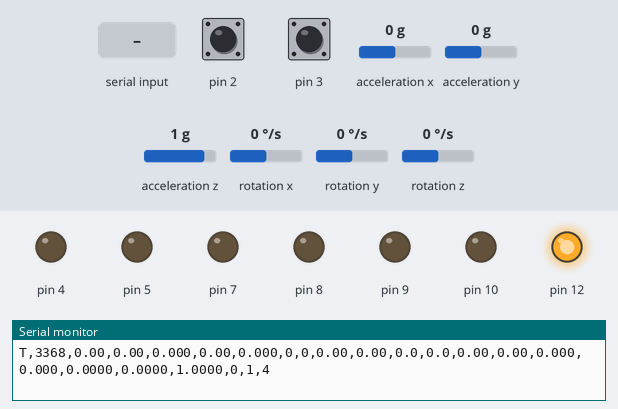
A sketch run on a simulated Arduino Uno, built with avr-gcc and run on an emulated ATmega328P. On the bench: output pins drawn as LEDs (lit = HIGH), the last lines printed to the serial monitor. Wiring (inferred from the names in the program): MPU-9250 motion sensor at I2C address 0x68; MPU-9250 motion sensor at I2C address 0x69. The inputs (shaded band) are chosen by the test bench; at power-on: pin 2 HIGH, pin 3 HIGH, acceleration x 0 g, acceleration y 0 g, acceleration z 1 g, rotation x 0 °/s, rotation y 0 °/s, rotation z 0 °/s.

Above: at 3.4 s.
3.5 s: "REVERSE:1\n" received over Serial
At 3.66 s:
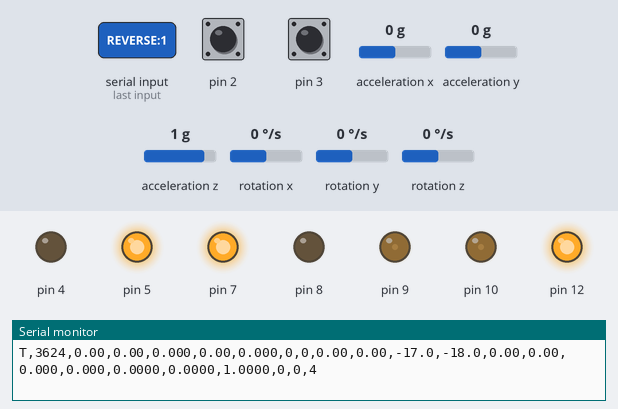
5.5 s: "FORWARD:1\n" received over Serial
At 5.66 s:
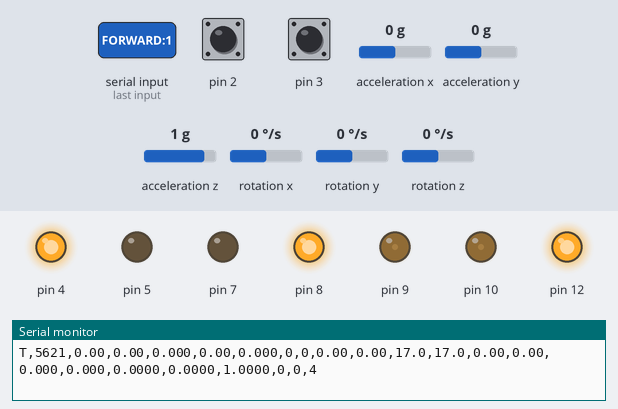
7.5 s: "LEFT:150\n" received over Serial
At 7.66 s:
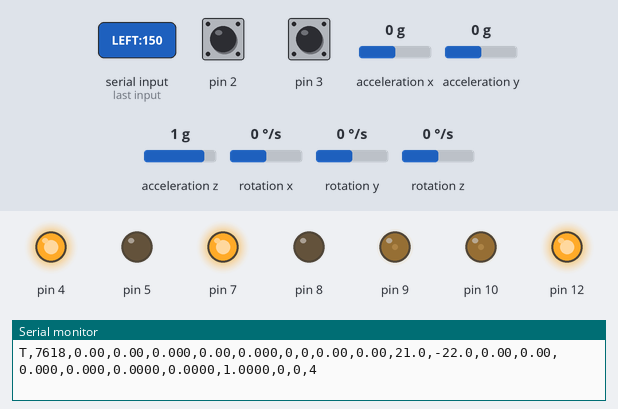
9.5 s: "RIGHT\n" received over Serial
At 9.66 s:
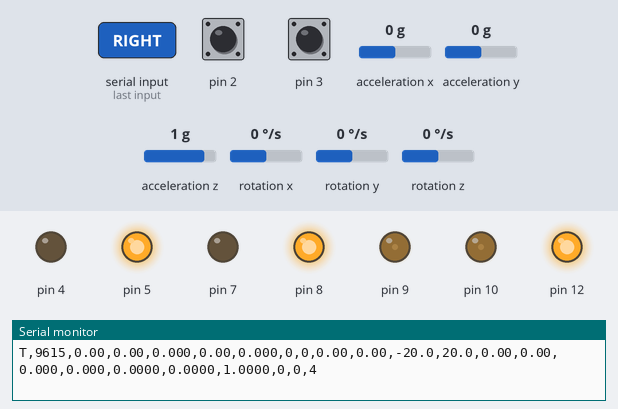
Timing chart, 0 to 12.5 s (numbered marks = the images above; inputs shaded):
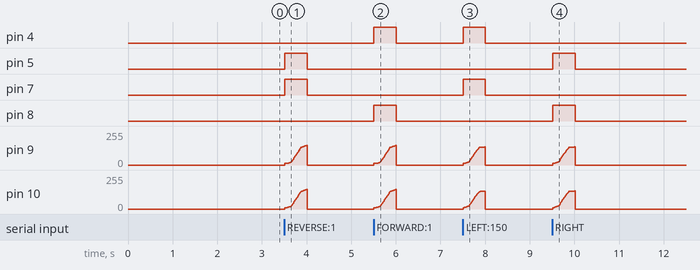

Measured:
- after the input at 3.5 s, pin 5, pin 7: LOW → HIGH at once, → LOW 0.50 s later; pin 9, pin 10: rises from 0/255 to 147/255 in 0.49 s, then falls to 0/255 in 0.01 s
- after the input at 5.5 s, pin 4, pin 8: LOW → HIGH at once, → LOW 0.50 s later; pin 9, pin 10: rises from 0/255 to 147/255 in 0.49 s, then falls to 0/255 in 0.01 s
- after the input at 7.5 s, pin 4, pin 7: LOW → HIGH at once, → LOW 0.50 s later; pin 9: rises from 0/255 to 136/255 in 0.48 s, then falls to 0/255 in 0.02 s; pin 10: rises from 0/255 to 135/255 in 0.47 s, then falls to 0/255 in 0.03 s
- after the input at 9.5 s, pin 5, pin 8: LOW → HIGH at once, → LOW 0.50 s later; pin 9: rises from 0/255 to 136/255 in 0.48 s, then falls to 0/255 in 0.02 s; pin 10: rises from 0/255 to 136/255 in 0.49 s, then falls to 0/255 in 0.01 s

The sketch:

arduino_mini_base_controller.ino
```cpp
/*
  mini ROS2 low-level base controller

  Hardware:
  - Arduino Uno
  - TB6612FNG dual H-bridge (Zhangyue custom board) driving two DC gearmotors
  - Two quadrature encoders
  - MPU9250 / MPU9255 / MPU6500 on I2C (auto-detected)

  This is the two-wheel differential sibling of arduino_ros2_base_controller
  (four wheels, QGPMaker shield, MPU6050). The serial protocol, control
  structure and safety behaviour are deliberately the same so the ROS 2 side
  is a straight port; the differences are the motor driver, the wheel count
  and the IMU driver.

  Responsibility split:
  - Arduino: 100 Hz encoder/IMU acquisition, two independent wheel-speed PID
    loops, odometry integration, command watchdog and latched emergency stop.
  - Raspberry Pi 4B: ROS2 serial bridge, /cmd_vel, /odom, /imu/data,
    /joint_states.
  - Ubuntu workstation: RViz, SLAM Toolbox, Nav2, costmaps, planner and
    Regulated Pure Pursuit controller.

  Firmware layout (Arduino IDE/arduino-cli compile every .cpp/.h in this
  folder as one sketch, no separate library and no sketchbook setting needed):
    MiniRobotPins.h       pin map and motor indexing        } shared, kept
    MiniRobotGeometry.h   wheel size, counts/rev, body       } byte-identical
                            layout, commissioning signs      }
    MiniRobotMotors.h/.cpp  TB6612FNG channels, 31 kHz PWM  } with
    MiniRobotEncoders.h/.cpp  quadrature ISRs, atomic reads } the calibration
                                                           } sketch's copies
    Config.h          timing, drive limits, feed-forward fit
    Types.h           WheelPID fractional-order PID
    Imu.h/.cpp         MPU/AK8963 driver + Mahony 6/9-axis sensor fusion
    MotorControl.h/.cpp  drive kinematics, PID loop, odometry, watchdog/e-stop
    Sweep.h/.cpp       blocking open-loop PWM sweep (feed-forward calibration)
    CommandParser.h/.cpp  serial line protocol
    Telemetry.h/.cpp   the 20 Hz 'T,...' telemetry line
    arduino_mini_base_controller.ino  setup()/loop() only

  ROS coordinate convention (REP-103), shared with the Pi:
  - +X forward, and FORWARD IS THE LiDAR END
  - +Y to port
  - +yaw counter-clockwise

  The firmware used to call the opposite end forward and let the Pi rotate
  every x/y quantity by 180 degrees on the way past. It does not any more:
  one frame, defined once, in MiniRobotGeometry.h.

  Serial settings:
  - 115200 baud, 8-N-1
  - Commands are ASCII lines terminated by \n, \r or ':'

  Main command:
    VEL,<linear_mm_s>,<angular_deg_s>

  Test aliases and maintenance commands:
    FORWARD,<speed_mm_s>          drive towards the LiDAR end
    REVERSE,<speed_mm_s>
    LEFT,<angular_deg_s>          turn counter-clockwise in place
    RIGHT,<angular_deg_s>         turn clockwise in place
    STOP
    ESTOP
    CLEAR_ESTOP
    RESET_ODOM
    ZERO_YAW
    CAL_IMU
    MAG,<0|1>
    IMU
    CFG
    PID,<kp>,<ki>,<kd>[,<lambda>,<mu>]
    PIDM,<motor_1_to_2>,<kp>,<ki>,<kd>[,<lambda>,<mu>]
    SWEEP,<motor_1_to_2>,<pwm_step_1_to_50>,<dwell_ms_min_100>[,R]
    PING

  Motor numbering: 1 = TB6612 channel A, 2 = channel B. That is all a motor
  number means -- which side of the robot each one drives is stated once, in
  WHEEL_Y_SIGN (MiniRobotGeometry.h), and nowhere else.

  Wheel speed loops are fractional-order PID (PI^lambda D^mu). lambda/mu
  default to 1.0 (classic PID) when omitted from PID/PIDM.

  Telemetry at 20 Hz (23 comma-separated fields):
    T,time_ms,x_mm,y_mm,yaw_deg,vx_mm_s,wz_deg_s,
      tick_m1,tick_m2,
      speed_m1,speed_m2,
      pwm_m1,pwm_m2,
      roll_deg,pitch_deg,
      gx_deg_s,gy_deg_s,
      ax_g,ay_g,az_g,
      estop,watchdog,status

  yaw_deg/wz_deg_s are the heading the pose was integrated along: the IMU's
  when one is fitted, encoder-derived when one is not. 'status' is a bitmask:
  bit0 motor 1 stalled, bit1 motor 2 stalled, bit2 IMU present, bit3
  magnetometer fusion on.

  Calibration output from SWEEP (ignored by the ROS bridge):
    C,<motor>,<F|R>,<pwm>,<measured_mm_s>

  WIRING
  ------------------------------------------------------------
  TB6612FNG            Uno
    PWMA (motor 1)     D10
    AIN1 (motor 1)     D5
    AIN2 (motor 1)     D4
    PWMB (motor 2)     D9
    BIN1 (motor 2)     D7
    BIN2 (motor 2)     D8
    STBY               D12
    VM                 motor battery +
    VCC                5V
    GND                GND (common with battery ground)

  Encoders             Uno
    Motor 1 channel A  D2   (INT0)
    Motor 1 channel B  D6
    Motor 2 channel A  D3   (INT1)
    Motor 2 channel B  D11

  MPU9250/9255/6500    Uno
    VCC                3.3V or 5V, per your module
    GND                GND
    SDA                A4
    SCL                A5
*/

#include "Config.h"
#include "MotorControl.h"
#include "Imu.h"
#include "CommandParser.h"
#include "Telemetry.h"

static uint32_t lastControlMs = 0;
static uint32_t lastTelemetryMs = 0;

// One-time init: TB6612 outputs at ~31 kHz PWM, encoder interrupts, per-wheel
// PID gains, I2C at 400 kHz, and IMU startup calibration (the robot must be
// still).
void setup() {
  Serial.begin(SERIAL_BAUD);

  motorControlBegin();

  delay(IMU_STARTUP_SETTLE_MS);
  if (!imuBegin()) {
    // No IMU. The robot still has a heading source -- the difference between
    // the two wheel distances -- so it drives, maps and navigates on encoder
    // odometry alone, drifting faster wherever a wheel can slip. Telemetry
    // says so in every line (status bit 2 clear) rather than leaving a host to
    // wonder why yaw looks noisy.
    //
    // Set REQUIRE_IMU (Config.h) to make this fatal again: a latched e-stop
    // and a robot that will not move without its gyro.
    Serial.println(F("ERR,NO_IMU_DETECTED"));
    if (REQUIRE_IMU) {
      Serial.println(F("ERR,IMU_REQUIRED,ESTOP_LATCHED"));
      emergencyStopLatched = true;
    } else {
      Serial.println(F("INFO,HEADING_SOURCE,ENCODERS"));
    }
  }

  releaseAllMotors();
  resetEncoderDeltas();
  zeroYaw();
  armCommandWatchdog();

  lastControlMs = millis();
  lastTelemetryMs = millis();
  printReady();
}

// Main loop: poll serial every pass; run IMU acquisition + control at 100 Hz
// and telemetry at 20 Hz off millis() schedules.
void loop() {
  readSerialCommands();

  const uint32_t now = millis();
  if (now - lastControlMs >= CONTROL_PERIOD_MS) {
    // Use the true elapsed time, clamped so a hiccup can't blow up the
    // integrator or derivative.
    float dt = (now - lastControlMs) * 0.001f;
    lastControlMs = now;
    dt = constrain(dt, CONTROL_DT_MIN_S, CONTROL_DT_MAX_S);

    if (mpuFound) updateIMU();
    updateControl(dt);
  }

  if (now - lastTelemetryMs >= TELEMETRY_PERIOD_MS) {
    lastTelemetryMs = now;
    publishTelemetry();
  }
}
```

CommandParser.cpp
```cpp
#include "CommandParser.h"

#include <math.h>
#include <stdlib.h>
#include <string.h>

#include "Config.h"
#include "Imu.h"
#include "MotorControl.h"
#include "Sweep.h"

static char commandBuffer[COMMAND_BUFFER_SIZE];
static uint8_t commandLength = 0;

// Report the constants this binary was compiled with.
//
// Nothing else on the wire can tell a host whether the board is running the
// sketch that is currently on disk. Telemetry looks identical either way, and
// this robot has now lost time twice to a source tree that had been fixed and a
// board that had not been reflashed -- the second time a stale ENCODER_SIGN
// pinned a wheel at full duty while the fixed source said it could not happen.
// A host that reads this line can refuse to give advice computed from constants
// the robot is not actually using.
//
// The signs are int8_t, which is 'signed char': printing one directly emits a
// character, not a number, so they are cast to int.
static void printBuildConfig() {
  Serial.print(F("INFO,CFG,counts="));
  Serial.print(MEASURED_COUNTS_PER_REV[MOTOR_1], 1);
  Serial.print('/');
  Serial.print(MEASURED_COUNTS_PER_REV[MOTOR_2], 1);
  Serial.print(F(",dia="));
  Serial.print(WHEEL_DIAMETER_MM, 2);
  Serial.print(F(",track="));
  Serial.print(TRACK_WIDTH_MM, 1);
  Serial.print(F(",maxlin="));
  Serial.print(MAX_LINEAR_MM_S, 1);
  Serial.print(F(",maxang="));
  Serial.print(MAX_ANGULAR_DEG_S, 1);
  Serial.print(F(",maxwheel="));
  Serial.print(MAX_WHEEL_MM_S, 1);
  Serial.print(F(",maxpwm="));
  Serial.print((int)MAX_DRIVE_PWM);
  Serial.print(F(",enc="));
  Serial.print((int)ENCODER_SIGN[MOTOR_1]);
  Serial.print('/');
  Serial.print((int)ENCODER_SIGN[MOTOR_2]);
  Serial.print(F(",mot="));
  Serial.print((int)MOTOR_DIRECTION_SIGN[MOTOR_1]);
  Serial.print('/');
  Serial.print((int)MOTOR_DIRECTION_SIGN[MOTOR_2]);
  // Which side of the body each motor drives, so a host can check the one
  // constant that decides whether a turn command turns the right way.
  Serial.print(F(",ysign="));
  Serial.print((int)WHEEL_Y_SIGN[MOTOR_1]);
  Serial.print('/');
  Serial.println((int)WHEEL_Y_SIGN[MOTOR_2]);
}

// Parse and execute one complete command line (see the top-of-sketch comment
// for the command set). Tokenizes in place with strtok_r and replies with
// ACK/ERR.
static void processCommand(char *line) {
  char *savePtr = NULL;
  char *command = strtok_r(line, ",", &savePtr);
  if (command == NULL) return;

  // Make command comparison case insensitive.
  for (char *p = command; *p; ++p) {
    if (*p >= 'a' && *p <= 'z') *p = *p - ('a' - 'A');
  }

  if (strcmp(command, "VEL") == 0) {
    char *linearText = strtok_r(NULL, ",", &savePtr);
    char *angularText = strtok_r(NULL, ",", &savePtr);
    if (linearText && angularText && !emergencyStopLatched) {
      setVelocityCommand(atof(linearText), atof(angularText));
      Serial.println(F("ACK,VEL"));
    } else if (emergencyStopLatched) {
      Serial.println(F("ERR,ESTOP_LATCHED"));
    } else {
      Serial.println(F("ERR,VEL_FORMAT"));
    }
  }
  else if (strcmp(command, "FORWARD") == 0 || strcmp(command, "REVERSE") == 0 ||
           strcmp(command, "LEFT") == 0 || strcmp(command, "RIGHT") == 0) {
    // The four bare test aliases, for driving the board by hand from a serial
    // terminal. FORWARD/REVERSE are linear towards and away from the LiDAR
    // end; LEFT/RIGHT are in-place rotation, counter-clockwise and clockwise.
    // They answer ACK/ERR like everything else, so a command swallowed by a
    // latched e-stop does not look identical to one that worked.
    char *value = strtok_r(NULL, ",", &savePtr);
    if (emergencyStopLatched) {
      Serial.println(F("ERR,ESTOP_LATCHED"));
    } else {
      const bool linear = (strcmp(command, "FORWARD") == 0 || strcmp(command, "REVERSE") == 0);
      const bool negative = (strcmp(command, "REVERSE") == 0 || strcmp(command, "RIGHT") == 0);
      const float magnitude = value ? fabs(atof(value))
                                    : (linear ? DEFAULT_TEST_LINEAR_MM_S : DEFAULT_TEST_ANGULAR_DEG_S);
      const float signedValue = negative ? -magnitude : magnitude;
      if (linear) setVelocityCommand(signedValue, 0.0f);
      else setVelocityCommand(0.0f, signedValue);
      Serial.print(F("ACK,"));
      Serial.println(command);
    }
  }
  else if (strcmp(command, "STOP") == 0) {
    stopCommand(false);
    refreshCommandWatchdog();
    Serial.println(F("ACK,STOP"));
  }
  else if (strcmp(command, "ESTOP") == 0) {
    emergencyStopLatched = true;
    stopCommand(true);
    Serial.println(F("ACK,ESTOP_LATCHED"));
  }
  else if (strcmp(command, "CLEAR_ESTOP") == 0) {
    emergencyStopLatched = false;
    stopCommand(false);
    refreshCommandWatchdog();
    Serial.println(F("ACK,ESTOP_CLEARED"));
  }
  else if (strcmp(command, "RESET_ODOM") == 0) {
    stopCommand(false);
    resetOdometry();
    Serial.println(F("ACK,ODOM_RESET"));
  }
  else if (strcmp(command, "ZERO_YAW") == 0) {
    zeroYaw();
    Serial.println(F("ACK,YAW_ZEROED"));
  }
  else if (strcmp(command, "CAL_IMU") == 0) {
    stopCommand(true);
    Serial.println(F("INFO,KEEP_ROBOT_STILL_CALIBRATING_IMU"));
    calibrateGyro();
    reinitFusion();
    zeroYaw();
    Serial.println(F("ACK,IMU_CALIBRATED"));
  }
  else if (strcmp(command, "MAG") == 0) {
    char *value = strtok_r(NULL, ",", &savePtr);
    const bool wanted = value && atoi(value) != 0;
    if (wanted && !magnetometerPresent) {
      Serial.println(F("ERR,NO_MAGNETOMETER"));
    } else {
      useMagnetometer = wanted;
      // Yaw meaning changes (absolute vs relative), so rebuild the filter.
      reinitFusion();
      zeroYaw();
      printImuInfo();
      Serial.println(F("ACK,MAG"));
    }
  }
  else if (strcmp(command, "IMU") == 0) {
    printImuInfo();
  }
  else if (strcmp(command, "CFG") == 0) {
    printBuildConfig();
  }
  else if (strcmp(command, "PID") == 0) {
    char *pText = strtok_r(NULL, ",", &savePtr);
    char *iText = strtok_r(NULL, ",", &savePtr);
    char *dText = strtok_r(NULL, ",", &savePtr);
    char *lamText = strtok_r(NULL, ",", &savePtr);
    char *muText = strtok_r(NULL, ",", &savePtr);
    if (pText && iText && dText) {
      const float kp = atof(pText);
      const float ki = atof(iText);
      const float kd = atof(dText);
      const float lambda = lamText ? atof(lamText) : 1.0f;
      const float mu = muText ? atof(muText) : 1.0f;
      for (uint8_t i = 0; i < MOTOR_COUNT; ++i) wheelPID[i].configure(kp, ki, kd, lambda, mu);
      Serial.println(F("ACK,PID_ALL"));
    } else {
      Serial.println(F("ERR,PID_FORMAT"));
    }
  }
  else if (strcmp(command, "PIDM") == 0) {
    char *motorText = strtok_r(NULL, ",", &savePtr);
    char *pText = strtok_r(NULL, ",", &savePtr);
    char *iText = strtok_r(NULL, ",", &savePtr);
    char *dText = strtok_r(NULL, ",", &savePtr);
    char *lamText = strtok_r(NULL, ",", &savePtr);
    char *muText = strtok_r(NULL, ",", &savePtr);
    const int index = motorText ? atoi(motorText) - 1 : -1;
    if (index >= 0 && index < MOTOR_COUNT && pText && iText && dText) {
      const float lambda = lamText ? atof(lamText) : 1.0f;
      const float mu = muText ? atof(muText) : 1.0f;
      wheelPID[index].configure(atof(pText), atof(iText), atof(dText), lambda, mu);
      Serial.println(F("ACK,PID_MOTOR"));
    } else {
      Serial.println(F("ERR,PIDM_FORMAT"));
    }
  }
  else if (strcmp(command, "SWEEP") == 0) {
    char *motorText = strtok_r(NULL, ",", &savePtr);
    char *stepText = strtok_r(NULL, ",", &savePtr);
    char *dwellText = strtok_r(NULL, ",", &savePtr);
    char *dirText = strtok_r(NULL, ",", &savePtr);
    const int index = motorText ? atoi(motorText) - 1 : -1;
    const int step = stepText ? atoi(stepText) : SWEEP_DEFAULT_STEP;
    const int dwell = dwellText ? atoi(dwellText) : SWEEP_DEFAULT_DWELL_MS;
    // step is bounded above as well as below: atoi() yields an int, and a
    // value like 256 truncates to 0 in the uint8_t parameter, which makes the
    // sweep loop never advance -- an infinite loop with the wheel energised.
    if (index >= 0 && index < MOTOR_COUNT && step > 0 && step <= SWEEP_MAX_STEP &&
        dwell >= SWEEP_MIN_DWELL_MS) {
      runSweep((uint8_t)index, (uint8_t)step, (uint16_t)dwell,
               dirText && (dirText[0] == 'R' || dirText[0] == 'r'));
    } else {
      Serial.println(F("ERR,SWEEP_FORMAT,MOTOR_1_2_STEP_1_50_DWELL_MIN_100"));
    }
  }
  else if (strcmp(command, "PING") == 0) {
    Serial.println(F("PONG"));
  }
  else {
    Serial.print(F("ERR,UNKNOWN_COMMAND,"));
    Serial.println(command);
  }
}

void readSerialCommands() {
  while (Serial.available() > 0) {
    const char c = (char)Serial.read();
    if (c == '\n' || c == '\r' || c == ':') {
      if (commandLength > 0) {
        commandBuffer[commandLength] = '\0';
        processCommand(commandBuffer);
        commandLength = 0;
      }
    } else if (commandLength < sizeof(commandBuffer) - 1) {
      commandBuffer[commandLength++] = c;
    } else {
      commandLength = 0;
      Serial.println(F("ERR,COMMAND_TOO_LONG"));
    }
  }
}

void printReady() {
  Serial.println(F("READY,mini_ROS2_low_level_v1"));
  // Emitted unprompted at boot so a host that is only listening still learns
  // which constants this board is running.
  printBuildConfig();
  printImuInfo();
}
```

CommandParser.h
```cpp
#pragma once

// Print the boot banner and IMU info line.
void printReady();

// Accumulate serial bytes into an internal buffer and dispatch a command
// whenever a terminator (\n, \r or ':') arrives. Oversized lines are discarded.
void readSerialCommands();
```

Imu.h
```cpp
#pragma once

#include <Arduino.h>

extern bool mpuFound;
extern bool useMagnetometer;
extern bool magnetometerPresent;

// Converted sensor values: accel in g, gyro in deg/s.
extern float accelX, accelY, accelZ;
extern float gyroX, gyroY, gyroZ;

// Fused attitude in degrees, refreshed by updateFusedRollPitch() at the
// telemetry rate.
extern float fusedRoll;
extern float fusedPitch;

// Odometry heading: yawDeg is fusedYaw with the zero reference subtracted,
// refreshed by updateIMU() at the control rate.
extern float yawDeg;
extern float yawRateDegS;

// Detect the MPU, initialise it and the magnetometer if present, and run the
// blocking startup gyro calibration. Returns mpuFound. The robot must be still
// while this runs.
bool imuBegin();

// One IMU acquisition + fusion step. Call at the control rate.
void updateIMU();

// Recompute fusedRoll/fusedPitch. Call at the (slower) telemetry rate.
void updateFusedRollPitch();

// Make the current heading the new zero.
void zeroYaw();

// Average several hundred stationary samples for the gyro's zero-rate offset.
// Blocking; the robot must be completely still while this runs.
void calibrateGyro();

// Restart the Mahony filter from the accelerometer instead of keeping a
// quaternion that integrated through a bias change. Call after calibrateGyro()
// or after toggling useMagnetometer.
void reinitFusion();

void printImuInfo();
```

MiniRobotEncoders.h
```cpp
#pragma once

#include <Arduino.h>

#include "MiniRobotPins.h"

// Configure the encoder pins and attach the quadrature ISRs. Call once from
// setup().
//
// Decoding is x2: a CHANGE interrupt on channel A only, with channel B read
// inside the ISR to recover the direction. MEASURED_COUNTS_PER_REV must be
// expressed in these same x2 counts.
void encodersBegin();

// Read the tick delta since the previous call and clear the counter, with
// interrupts disabled so an ISR cannot update the count mid-read.
int32_t readEncoderAndResetAtomic(uint8_t index);
```

Source omitted: Imu.cpp (20064 bytes), MiniRobotEncoders.cpp (1144 bytes), MiniRobotGeometry.h (7127 bytes), MiniRobotMotors.cpp (1311 bytes), MiniRobotMotors.h (1546 bytes), MotorControl.cpp (16569 bytes), MotorControl.h (2229 bytes), Sweep.cpp (1804 bytes), Sweep.h (688 bytes), Telemetry.cpp (2128 bytes), Telemetry.h (163 bytes), Types.h (3614 bytes) and 2 more
